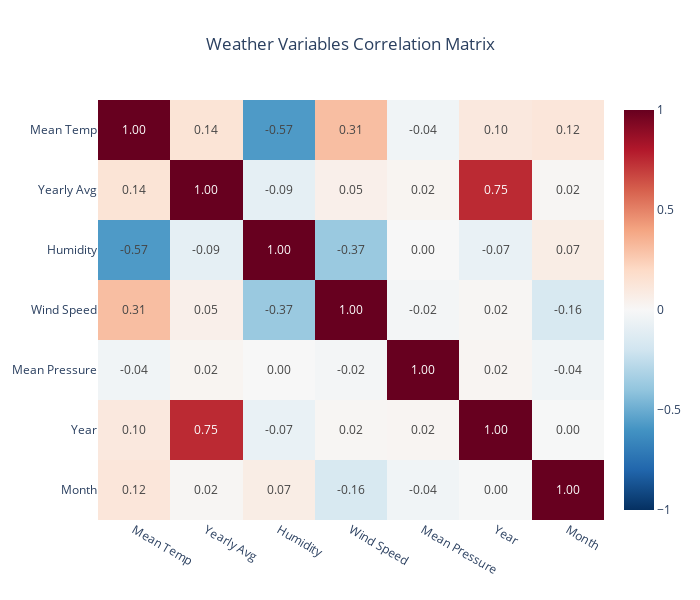

The notebook cell saved with this chart:
### Code cell
df['yearly_avg'] = df.groupby('year')['meantemp'].transform('mean')

# Calculate correlation matrix
numeric_cols = ['meantemp', 'yearly_avg', 'humidity', 'wind_speed', 'meanpressure', 'year', 'month']
corr_matrix = df[numeric_cols].corr()

# Create more readable column names for display
display_names = {
    'meantemp': 'Mean Temp',
    'yearly_avg': 'Yearly Avg',
    'humidity': 'Humidity', 
    'wind_speed': 'Wind Speed',
    'meanpressure': 'Mean Pressure',
    'year': 'Year',
    'month': 'Month'
}

# Rename for display
corr_display = corr_matrix.rename(index=display_names, columns=display_names)

# Create heatmap
fig = px.imshow(corr_display,
                text_auto='.2f',  # Show 2 decimal places
                aspect="auto",
                title="Weather Variables Correlation Matrix",
                color_continuous_scale='RdBu_r',
                range_color=[-1, 1])  # Set color range from -1 to 1

# Update layout
fig.update_layout(
    title_x=0.5,
    width=700,
    height=600,
    font=dict(size=12)
)

# Update colorbar
fig.update_coloraxes(
    colorbar=dict(
        tickmode="linear",
        tick0=-1,
        dtick=0.5
    )
)

fig.show()

### Figure 1 — Plotly figure (JSON) as saved in the notebook; plotly's stock layout.template omitted (floating-point values rounded to 4 significant figures)
{"data": [{"coloraxis": "coloraxis", "hovertemplate": "x: %{x}<br>y: %{y}<br>color: %{z}<extra></extra>", "name": "0", "texttemplate": "%{z:.2f}", "type": "heatmap", "x": ["Mean Temp", "Yearly Avg", "Humidity", "Wind Speed", "Mean Pressure", "Year", "Month"], "xaxis": "x", "y": ["Mean Temp", "Yearly Avg", "Humidity", "Wind Speed", "Mean Pressure", "Year", "Month"], "yaxis": "y", "z": [[1.0, 0.1382, -0.572, 0.3065, -0.03882, 0.1038, 0.1227], [0.1382, 1.0, -0.09254, 0.05377, 0.02466, 0.7513, 0.0153], [-0.572, -0.09254, 1.0, -0.374, 0.001734, -0.07138, 0.07495], [0.3065, 0.05377, -0.374, 1.0, -0.02067, 0.01564, -0.1607], [-0.03882, 0.02466, 0.001734, -0.02067, 1.0, 0.0225, -0.03505], [0.1038, 0.7513, -0.07138, 0.01564, 0.0225, 1.0, -0.003642], [0.1227, 0.0153, 0.07495, -0.1607, -0.03505, -0.003642, 1.0]]}], "layout": {"coloraxis": {"cmax": 1, "cmin": -1, "colorbar": {"dtick": 0.5, "tick0": -1, "tickmode": "linear"}, "colorscale": [[0, "rgb(5,48,97)"], [0.1, "rgb(33,102,172)"], [0.2, "rgb(67,147,195)"], [0.3, "rgb(146,197,222)"], [0.4, "rgb(209,229,240)"], [0.5, "rgb(247,247,247)"], [0.6, "rgb(253,219,199)"], [0.7, "rgb(244,165,130)"], [0.8, "rgb(214,96,77)"], [0.9, "rgb(178,24,43)"], [1, "rgb(103,0,31)"]]}, "font": {"size": 12}, "height": 600, "title": {"text": "Weather Variables Correlation Matrix", "x": 0.5}, "width": 700, "xaxis": {"anchor": "y", "domain": [0, 1]}, "yaxis": {"anchor": "x", "autorange": "reversed", "domain": [0, 1]}}}
